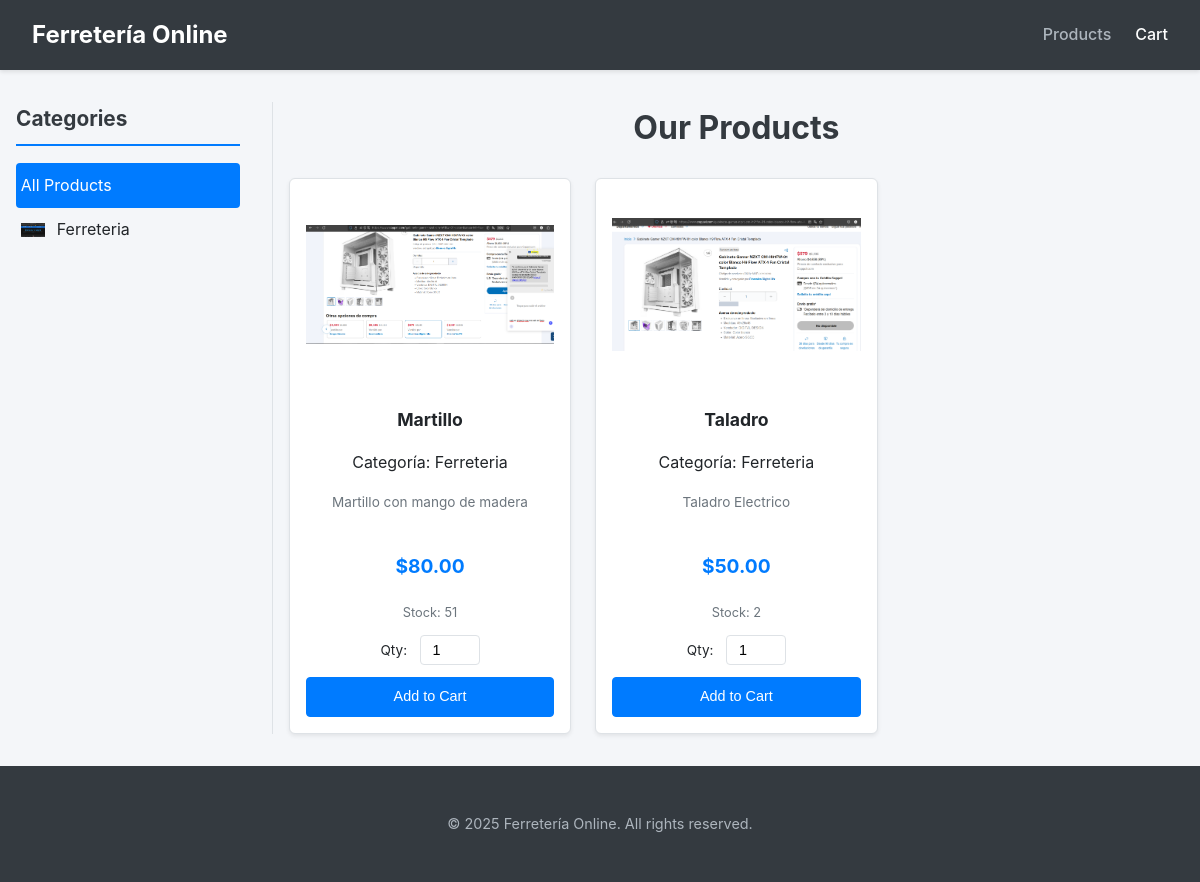
The app's page /, older data.
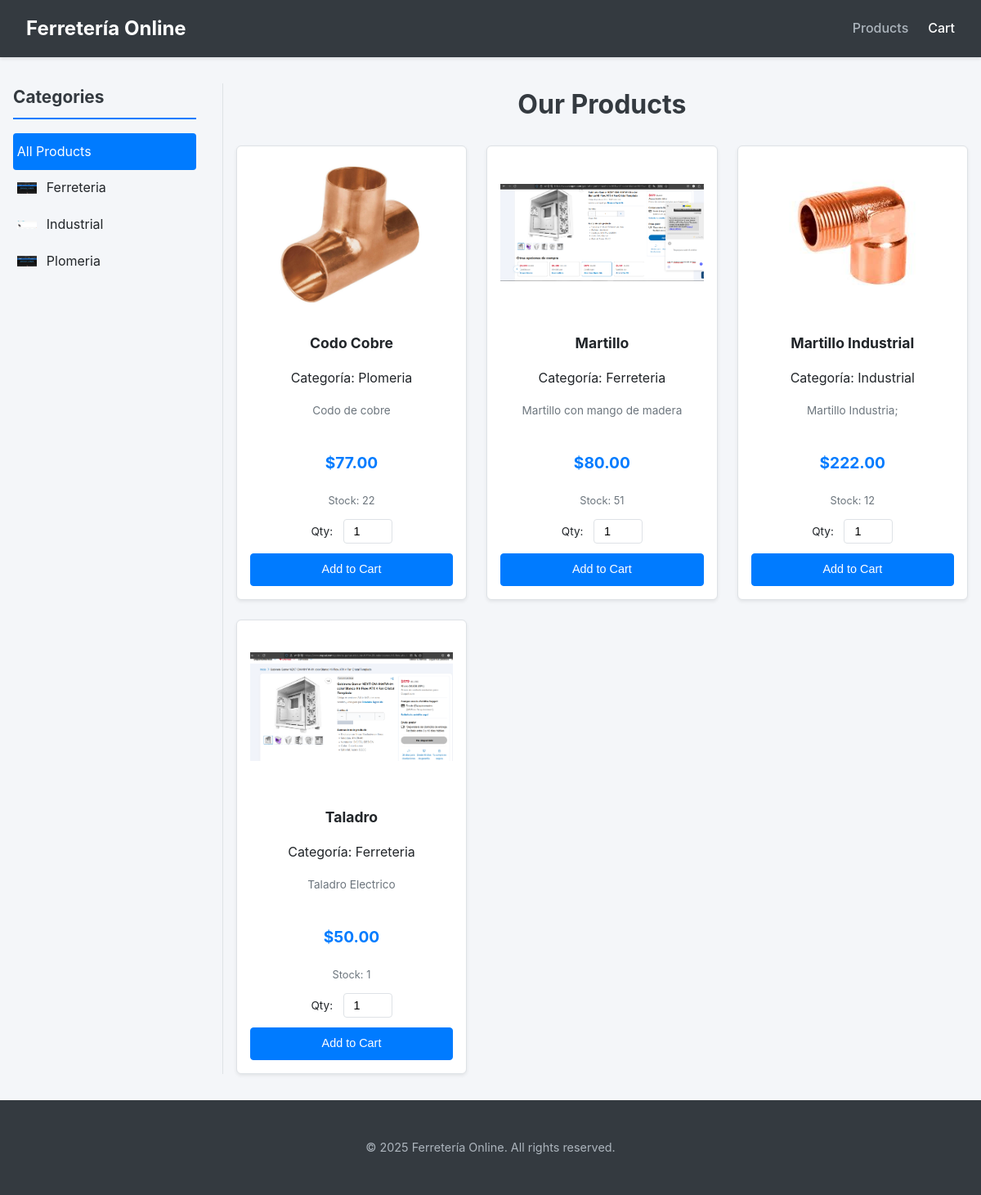
The same page, newer data.
### ferreteria/models.py (models this page shows, shortened)
class Categories(models.Model):
    idcategories = models.AutoField(primary_key=True)
    name = models.CharField(max_length=45, null=True, blank=True)
    image = models.ImageField(upload_to='categories_images/', null=True, blank=True, verbose_name="Image")
    class Meta:
        verbose_name = "Category"
        verbose_name_plural = "Categories"

class Products(models.Model):
    idproducts = models.AutoField(primary_key=True)
    name = models.CharField(max_length=45)
    description = models.CharField(max_length=255, null=True, blank=True)
    price = models.DecimalField(max_digits=10, decimal_places=2, null=True, blank=True)
    cost = models.DecimalField(max_digits=10, decimal_places=2, null=True, blank=True)
    stock = models.IntegerField(null=True, blank=True)
    idcategories = models.ForeignKey(Categories, on_delete=models.PROTECT, db_column='idcategories', null=True, blank=True, verbose_name="Category")
    image = models.ImageField(upload_to='products_images/', null=True, blank=True, verbose_name="Image")
    class Meta:
        verbose_name = "Product"
        verbose_name_plural = "Products"

### ferreteria/views.py (the view)
# urls.py: path('', views.product_list, name='product_list'),
def product_list(request, category_id=None): # category_id ahora es un parámetro opcional
    categories = Categories.objects.all().order_by('name')
    current_category = None # Para saber qué categoría está activa
    if category_id:
        current_category = get_object_or_404(Categories, idcategories=category_id)
        products = Products.objects.filter(idcategories=current_category).order_by('name')
    else:
        products = Products.objects.all().order_by('name')
    cart_item_count = 0
    try:
        client = get_current_client(request)
        if client:
            cart_item_count = Cart.objects.filter(idclient=client).aggregate(total_items=Sum('quantity'))['total_items'] or 0
    except Exception:
        pass
    context = {
        'products': products,
        'categories': categories,
        'current_category': current_category, # Pasa la categoría actual a la plantilla
        'cart_item_count': cart_item_count,
    }
    return render(request, 'ferreteria/index.html', context)

### ferreteria/views.py (called while the page is built)
def get_current_client(request):
    try:
        return Clients.objects.get(idclients=1)
    except Clients.DoesNotExist:
        messages.error(request, "Client profile not found. Please log in or register. (Using fallback default client)")
        client, _ = Clients.objects.get_or_create(
            idclients=1, # O deja que AutoField maneje esto y luego guárdalo en sesión
            defaults={'name': "Default", 'lastname': "Client", 'email': "default@example.com"}
        )
        return client

### ferreteria/templates/ferreteria/index.html (shortened to what this page needs)
<!DOCTYPE html>
<html lang="en">
<head>
</head>
<body>
    <header>
        <nav>
            <a href="{% url 'product_list' %}" class="brand-logo">Ferretería Online</a>
            <ul>
                <li><a href="{% url 'product_list' %}" class="active">Products</a></li>
                <li>
                    <a href="{% url 'view_cart' %}">
                        Cart
                    </a>
                </li>
                </ul>
        </nav>
    </header>
    <div class="main-container">
        <aside class="sidebar">
            <h2>Categories</h2>
            <ul>
                <li>
                    <a href="{% url 'product_list' %}" class="{% if not current_category %}active{% endif %}">All Products</a>
                </li>
                {% for category_item in categories %}
                    <li>
                        <a href="{% url 'product_list_by_category' category_item.idcategories %}" class="{% if current_category and current_category.idcategories == category_item.idcategories %}active{% endif %}">
                            {% if category_item.image %}
                                <img src="{{ category_item.image.url }}" alt="{{ category_item.name }}">
                            {% else %}
                                <img src="https://via.placeholder.com/24?text=C" alt="Category icon">
                            {% endif %}
                            {{ category_item.name }}
                        </a>
                    </li>
                {% endfor %}
            </ul>
        </aside>
        <main class="products-main">
            <h1>Our Products</h1>
            <div class="products-grid">
                {% for product in products %}
                <div class="product-card">
                    <div>
                        {% if product.image %}
                            <img src="{{ product.image.url }}" alt="{{ product.name }}">
                        {% else %}
                            <div class="image-placeholder">No Image</div>
                        {% endif %}
                        <a href="{% url 'product_detail' product.idproducts %}" style="text-decoration: none; color: inherit;"><h3>{{ product.name }}</h3></a>
                        {% if product.idcategories and product.idcategories.name %}
                            <p class="product-category">Categoría: {{ product.idcategories.name }}</p>
                        {% endif %}
                        <p class="description">{{ product.description|truncatewords:12 }}</p>
                        <p class="price">${{ product.price|floatformat:2 }}</p>
                    </div>
                    <div>
                        {% if product.stock > 0 %}
                            <p class="stock">Stock: {{ product.stock }}</p>
                            <form method="post" action="{% url 'add_to_cart' product.idproducts %}">
                                <label for="quantity_prod_{{ product.idproducts }}">Qty:</label>
                                <input type="number" name="quantity" value="1" min="1" {% if product.stock %}max="{{ product.stock }}"{% endif %} id="quantity_prod_{{ product.idproducts }}">
                                <button type="submit" class="btn">Add to Cart</button>
                            </form>
                        {% else %}
                            <p class="out-of-stock">Out of Stock</p>
                            <button type="button" class="btn" disabled>Add to Cart</button>
                        {% endif %}
                    </div>
                </div>
                {% empty %}
                    <p>No products available at the moment.</p>
                {% endfor %}
            </div>
        </main>
    </div>
    <footer>
        <p>&copy; {% now "Y" %} Ferretería Online. All rights reserved.</p>
    </footer>
</body>
</html>

Row changes from the older to the newer data that the page shows:
added Categories: image (picture), name "Industrial"
added Categories: image (picture), name "Plomeria"
added Products: image (picture), name "Codo Cobre", idcategories.name "Plomeria", description "Codo de cobre", price "77.00", stock "22", quantity "1"
added Products: image (picture), name "Martillo Industrial", idcategories.name "Industrial", description "Martillo Industria;", price "222.00", stock "12", quantity "1"
changed Products "Taladro": stock "2" → "1"
